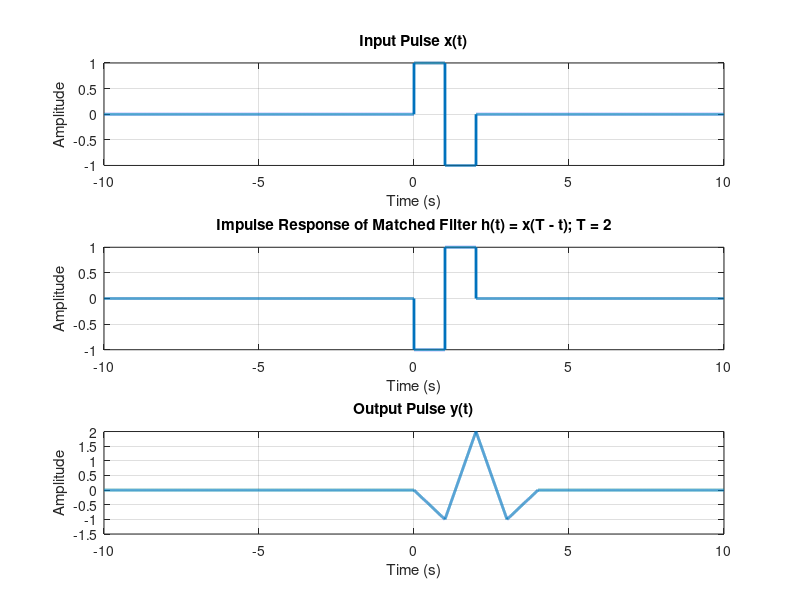

This figure's MATLAB source:
clear all; 
close all; 
clc;

dx = 0.001;
t = -10:dx:10;

% x(t) Input Pulse
x = 0*t;

ind1 = t >= 0 & t < 1;
ind2 = t >= 1 & t <= 2;

x(ind1) = 1;
x(ind2) = -1;

% h = x(T - t) and T = 2
% Impulse Response of Matched Filter
h = 0*t;

ind3 = t >= 0 & t < 1;
ind4 = t >= 1 & t <= 2;

h(ind3) = -1;
h(ind4) = 1;

y = dx * conv(x, h, "same");   % Matched Filter Output

figure;

subplot(3, 1, 1);
plot(t, x, "LineWidth", 2);
xlabel('Time (s)');
ylabel('Amplitude');
title('Input Pulse x(t)');
grid on;

subplot(3, 1, 2);
plot(t, h, "LineWidth", 2);
xlabel('Time (s)');
ylabel('Amplitude');
title('Impulse Response of Matched Filter h(t) = x(T - t); T = 2');
grid on;

subplot(3, 1, 3);
plot(t, y, "LineWidth", 2);
xlabel('Time (s)');
ylabel('Amplitude');
title('Output Pulse y(t)');
grid on;
